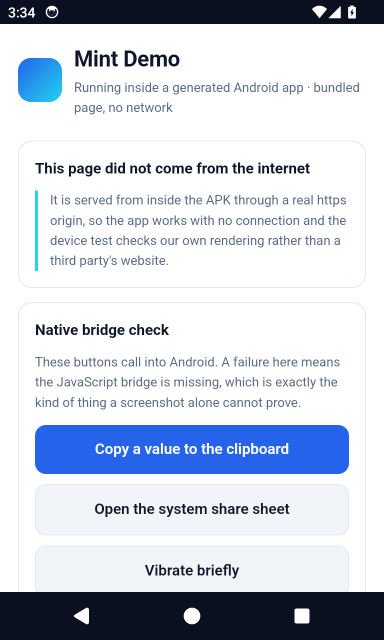
#> input picture shots/01-launch.png, 768 x 1280 px, found by its file name (shown at 1/2 size)
$ python judge.py
#> lines starting #> are read from the running program, lines starting #| are printed output that depends on the picture
#!/usr/bin/env python3
"""
App Mint — on-device smoke test VERDICT
=======================================
Reads the evidence collected by tools/e2e/run.sh and decides pass or fail.

This file is deliberately separate from the driver. If the driver decided its
own verdict, a bug in the driver would look like a passing test. Here the driver
only collects; this script judges, and it records the evidence behind every
single check so a human can re-verify the result by eye.

Usage:  judge.py <out_dir>       ->  writes <out_dir>/result.json
Exit code is always 0; the CI step reads verdict from result.json so the
verdict is explicit rather than implied by a process exit status.
"""
import json
import os
import re
import sys

out = sys.argv[1] if len(sys.argv) > 1 else "out"


def read(name, default=""):
    path = os.path.join(out, name)
    if not os.path.exists(path):
        return default
    try:
        with open(path, errors="replace") as fh:
            return fh.read()
    except Exception:
        return default


def read_bytes(name):
    path = os.path.join(out, name)
    if not os.path.exists(path):
        return 0
    return os.path.getsize(path)


logcat = read("logcat.txt")
steps = read("steps.txt")

# What kind of app is being judged. A website app and an app that draws its own
# screens do not share a single line of UI code, so the same checks cannot apply
# to both: asking a designed app for a JavaScript marker would fail it for being
# what it is. The answer comes from the generator's own build info, never from a
# guess.
build_info = {}
try:
    build_info = json.loads(read("BUILD-INFO.json", "{}")) or {}
except ValueError:
    build_info = {}
architecture = build_info.get("architecture") or ("native-screens" if "kind=native" in steps else "webview")
is_native = architecture == "native-screens"
screens_info = build_info.get("screens") or {}
screen_count = int(screens_info.get("count") or 0)
pkg = ""
m = re.search(r"package=(\S+)", steps)
if m:
    pkg = m.group(1)

checks = []


def check(key, label, ok, evidence, severity="fail"):
    checks.append({
        "key": key,
        "label": label,
        "ok": bool(ok),
        "evidence": str(evidence),
        "severity": severity,
    })


# ── 1. install ───────────────────────────────────────────────────────────────
install_rc = read("install-rc.txt", "?").strip()
check("install", "APK installed on the device", install_rc == "0", f"adb install rc={install_rc}")

# ── 2. it really launched ────────────────────────────────────────────────────
start = read("start.log")
launched = ("Status: ok" in start) or ("Activity:" in start and "Error" not in start) or ("TotalTime" in start)
check("launch", "Activity started", launched, (start.strip().splitlines() or ["(no start output)"])[-1][:200])

top_ok = False
if pkg:
    dumps = read("package-dump.txt")
    top_ok = bool(dumps)
check("installed_package", "Package is registered on the device",
      top_ok, f"dumpsys package {pkg}: {len(read('package-dump.txt'))} bytes")

# ── 3. no crash ──────────────────────────────────────────────────────────────
crash_patterns = [
    r"FATAL EXCEPTION",
    r"E AndroidRuntime:.*Process:",
    r"Fatal signal \d+",
    r"ANR in " + re.escape(pkg) if pkg else r"ANR in ",
]
found_crash = [p for p in crash_patterns if re.search(p, logcat)]
check("no_crash", "No fatal crash in logcat", not found_crash,
      "none found" if not found_crash else f"matched: {found_crash}")

# ── 4. the app survived the whole run ────────────────────────────────────────
state = read("app-state.txt", "unknown").strip()
check("alive", "App process still alive after all interactions",
      state == "alive", f"pidof -> {state} (pid {read('app-pid.txt').strip() or 'n/a'})")

# ── 5. screenshots exist and are not blank ───────────────────────────────────
EXPECTED = [
    ("01-launch", "launch"),
    ("02-loaded", "page loaded"),
    ("03-refreshed", "after pull-to-refresh"),
    ("04-after-back", "after back press"),
    ("05-landscape", "landscape rotation"),
    ("06-portrait", "back to portrait"),
]

# A designed app is driven through its screens rather than through a page, so it
# produces a screenshot of each screen instead of a refresh and a back press.
if is_native:
    EXPECTED = [e for e in EXPECTED if e[0] not in ("03-refreshed",)]
    EXPECTED = [e for e in EXPECTED if e[0] != "02-loaded"] + [("02-loaded", "first screen drawn")]
    for n in range(1, max(screen_count, 1) + 1):
        EXPECTED.append((f"tab-{n}", f"designed screen {n}"))

shot_info = {}
brightness = {}
single_colour = {}
diff_launch_loaded = None

try:
    from PIL import Image, ImageChops, ImageStat

    def load(name):
#> called with name = '01-launch'
        path = os.path.join(out, name + ".png")
        if not os.path.exists(path) or os.path.getsize(path) < 1000:
            return None
        try:
            im = Image.open(path).convert("RGB")
            im.thumbnail((270, 480))
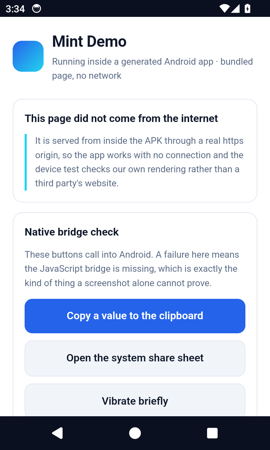
#> im: PIL image 270x450 RGB; mean R, G, B 204.2, 210.5, 222.4
            return im
        except Exception:
            return None

    for name, _label in EXPECTED:
        im = load(name)
        if im is None:
            shot_info[name] = {"present": False, "bytes": read_bytes(name + ".png")}
            continue
        pixels = list(im.getdata())
#> pixels = 121500 items
        total = len(pixels) or 1
#> total = 121500

        # ── Why these two metrics and not "distinct colours as a percentage" ──
        # The first version of this check measured distinct colours divided by
        # total pixels. A real, clearly rendered page (black text on white) then
        # scored 0.62% — the same as a blank screen — because a page is mostly
        # one background colour. That is a false failure, which is just as
        # dishonest as a false pass.
        #
        # What actually distinguishes rendered from blank:
        #   - a blank screen has a handful of distinct colours
        #   - real content has many, because of text antialiasing
        #   - real content has luminance variation; a blank screen has almost none
        distinct_count = len(set(pixels))
#> distinct_count = 3020
        lum = [0.299 * r + 0.587 * g + 0.114 * b for r, g, b in pixels]
#> lum = 121500 items
        mean = sum(lum) / total
#> mean = 210
        variance = sum((v - mean) ** 2 for v in lum) / total
#> variance = 6573.4
        stddev = variance ** 0.5
#> stddev = 81.08

        brightness[name] = round(mean / 255 * 100, 2)
        single_colour[name] = distinct_count
        shot_info[name] = {
            "present": True,
            "bytes": read_bytes(name + ".png"),
            "mean_luminance_pct": round(mean / 255 * 100, 2),
            "luminance_stddev": round(stddev, 2),
            "distinct_colours": distinct_count,
            "_im": im,
        }
#> pass 3 of the loop `for name, _label in EXPECTED:`:
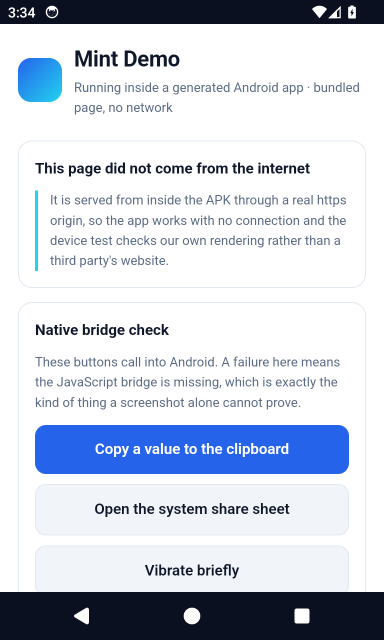
#> input picture shots/03-refreshed.png, 768 x 1280 px, found by its file name (shown at 1/2 size)
#> in load (call 3), `im.thumbnail((270, 480))`:
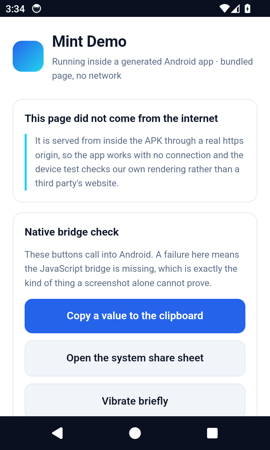
#> im: PIL image 270x450 RGB; mean R, G, B 204.2, 210.5, 222.4
#> distinct_count = 3032
#> variance = 6574.6
#> the loop made 6 passes; the first 3 are shown

    def diff(a, b):
        A = shot_info.get(a, {}).get("_im")
        B = shot_info.get(b, {}).get("_im")
        if A is None or B is None or A.size != B.size:
            return None
        return round(sum(ImageStat.Stat(ImageChops.difference(A, B)).mean) / 3, 2)

    diff_launch_loaded = diff("01-launch", "02-loaded")
#> diff_launch_loaded = 0
except Exception as exc:  # noqa: BLE001
    shot_info["_pil_error"] = str(exc)

for name, label in EXPECTED:
    info = shot_info.get(name, {"present": False})
    check(f"shot_{name}", f"Screenshot captured: {label}",
          info.get("present") and info.get("bytes", 0) > 5000,
          f"{info.get('bytes', 0)} bytes")
#> this loop made 6 passes
#> info on passes 5 to 6: {'present': False, 'bytes': 0}, {'present': False, 'bytes': 0}

# A real rendered page has many distinct colours. A solid colour means the
# WebView never painted, which is exactly the failure a byte-count check misses.
loaded = shot_info.get("02-loaded", {})
#> loaded = 6 items
if loaded.get("present"):
    colours = loaded.get("distinct_colours", 0)
#> colours = 3020
    stddev = loaded.get("luminance_stddev", 0.0)
    rendered = colours >= 24 and stddev >= 4.0
#> rendered = True
    check("content_rendered",
          "Loaded screen shows real rendered content (not a blank view)",
          rendered,
          f"{colours} distinct colours, luminance spread {stddev} "
          f"(a blank screen has a handful of colours and almost no spread)")
else:
    check("content_rendered", "Loaded screen shows real rendered content", False,
          "no loaded screenshot to inspect")

# ── proof that the app is genuinely running its own interface ───────────────
if is_native:
    # A designed app has no WebView, so there is no page script and no marker to
    # look for. Saying that plainly is the honest thing: a check that cannot
    # apply is reported as not applicable, never quietly dropped.
    check("no_webview_needed",
          "This app draws its own screens, so no page script is expected",
          True,
          f"architecture={architecture}: the interface comes from {screen_count} designed "
          f"screen(s) compiled into the app, not from a web page")

    # Instead, the first screenshot must already show a drawn screen. A designed
    # app has nothing to fetch, so a blank first frame means the renderer never
    # ran — which is the failure this check exists to catch.
    first = shot_info.get("01-launch", {})
    colours = first.get("distinct_colours", 0)
    stddev = first.get("luminance_stddev", 0.0)
    check("native_first_frame",
          "The app drew its first screen immediately",
          colours >= 24 and stddev >= 4.0,
          f"{colours} distinct colours, luminance spread {stddev} in the launch frame "
          f"(a designed app has nothing to download, so this is already the finished screen)")

    # Every designed screen must be reachable, and each must look like itself.
    #
    # Two different things are being proven here, and they need two different
    # comparisons. Tapping the first tab SHOULD show the screen the app opened
    # on — that is what makes it the first tab — so comparing it with the launch
    # frame proves the tab bar leads where it says. Every tab after that must
    # look different from the one before it, which is what proves the renderer
    # draws each screen from the design rather than repeating the last one.
    stepped = []
    for n in range(2, max(screen_count, 1) + 1):
        stepped.append((n, diff(f"tab-{n - 1}", f"tab-{n}")))

    unreadable = [n for n, d in stepped if d is None]
    repeats = [(n, d) for n, d in stepped if d is not None and d <= 0.5]
    check("screens_reachable",
          "Each designed screen can be reached and draws its own content",
          not unreadable and not repeats,
          (f"no screenshot to compare for screen(s) {unreadable}" if unreadable else
           f"screen(s) {[n for n, _ in repeats]} look identical to the previous one ({repeats})"
           if repeats else
           "every screen differs from the one before it: " +
           ", ".join(f"screen {n} changed by {d}" for n, d in stepped)))

    back_home = diff("01-launch", "tab-1")
    check("first_tab_is_home",
          "The first tab leads back to the screen the app opens on",
          back_home is not None and back_home <= 2.0,
          (f"difference {back_home} between the launch screen and the first tab"
           if back_home is not None else "no screenshots to compare"))

    # Back from a tab must return to the first tab rather than closing the app,
    # which is the convention for a tab bar and stops a single tap followed by
    # back looking like a crash.
    after_back = diff("01-launch", "04-after-back")
    check("back_returns_home",
          "Pressing back from another tab returns to the first screen",
          after_back is not None and after_back <= 2.0,
          (f"difference {after_back} between the launch screen and the screen after back"
           if after_back is not None else "no screenshot after the back press"))

else:
    # Proof that the page's script executed, not merely that pixels changed.
    ready_hits = re.findall(r"APPMINT_READY[^\r\n]*", logcat)
    check("js_executed",
          "JavaScript ran inside the WebView",
          len(ready_hits) > 0,
          (ready_hits[0][:120] if ready_hits else
           "no APPMINT_READY marker in logcat — the page may have loaded but its script did not run"))

    bridge_hits = re.findall(r"APPMINT_BRIDGE \S+", logcat)
    if bridge_hits:
        check("bridge_state", "JavaScript bridge state reported",
              True, bridge_hits[0])

if is_native:
    # A designed app paints before the first screenshot is taken, so comparing
    # "launch" with "loaded" compares a screen with itself. The check above —
    # that the first frame already shows the finished screen — is the check that
    # matters here.
    pass
elif diff_launch_loaded is not None:
    # This check exists to catch a WebView that never painted: the app launches,
    # the page is still fetching, and the screen stays on the splash.
    #
    # For a bundled page there is nothing to wait for, so it paints before the
    # very first screenshot and the two images are legitimately identical. With
    # that in mind, an unchanged screen is only interesting when the page was not
    # already independently proven to have rendered and run its script.
    content_proven = any(c["key"] == "content_rendered" and c["ok"] for c in checks)
#> content_proven = True
    js_proven = any(c["key"] == "js_executed" and c["ok"] for c in checks)
#> js_proven = False

    if content_proven and js_proven:
        check("render_changed",
              "Screen state between launch and load is consistent",
              True,
              f"mean pixel difference {diff_launch_loaded} — the page rendered and its "
              f"script ran, so an unchanged screen means it painted immediately, not that it stalled")
    else:
        check("render_changed",
              "Screen changed between launch and load (proves the page actually painted)",
              diff_launch_loaded > 0.5,
              f"mean pixel difference {diff_launch_loaded}")

# ── 6. rotation actually happened ────────────────────────────────────────────
ls_shot = shot_info.get("05-landscape", {})
#> ls_shot = {'present': False, 'bytes': 0}
pt_shot = shot_info.get("06-portrait", {})
#> pt_shot = {'present': False, 'bytes': 0}
if ls_shot.get("present") and pt_shot.get("present"):
    check("rotation", "App survived a rotation cycle",
          True, "landscape and portrait screenshots both captured")

# ── 7. screen recording ──────────────────────────────────────────────────────
video_bytes = read_bytes("e2e.mp4")
check("video", "Screen recording captured", video_bytes > 10000, f"{video_bytes} bytes",
      severity="warn")

# ── summary ──────────────────────────────────────────────────────────────────
for v in shot_info.values():
    if isinstance(v, dict):
        v.pop("_im", None)
#> this loop made 6 passes

failed = [c for c in checks if not c["ok"] and c["severity"] == "fail"]
#> failed = 8 items
warned = [c for c in checks if not c["ok"] and c["severity"] == "warn"]
#> warned = 1 item
passed = [c for c in checks if c["ok"]]
#> passed = 6 items

verdict = "PASS" if not failed else "FAIL"
#> verdict = 'FAIL'

result = {
    "verdict": verdict,
    "passed": len(passed),
    "total": len(checks),
    "warnings": len(warned),
    "checks": checks,
    "screenshots": shot_info,
    "brightness": brightness,
    "single_colour_pct": single_colour,
    "diff_launch_to_loaded": diff_launch_loaded,
    "video_bytes": video_bytes,
    "package": pkg,
}

with open(os.path.join(out, "result.json"), "w") as fh:
    json.dump(result, fh, indent=2)

print(f"VERDICT {verdict}  {len(passed)}/{len(checks)} checks passed, {len(warned)} warning(s)")
#| VERDICT FAIL  6/15 checks passed, 1 warning(s)
for c in checks:
    mark = "PASS" if c["ok"] else ("WARN" if c["severity"] == "warn" else "FAIL")
    print(f"  [{mark}] {c['label']}: {c['evidence']}")
#> this loop made 15 passes
#> mark on passes 1 to 12: 'FAIL', 'FAIL', 'FAIL', 'PASS', 'FAIL', 'PASS', 'PASS', 'PASS', 'PASS', 'FAIL', 'FAIL', 'PASS'
#|   [FAIL] APK installed on the device: adb install rc=?
#|   [FAIL] Activity started: (no start output)
#|   [FAIL] Package is registered on the device: dumpsys package : 0 bytes
#|   [PASS] No fatal crash in logcat: none found
#|   [FAIL] App process still alive after all interactions: pidof -> unknown (pid n/a)
#|   [PASS] Screenshot captured: launch: 134234 bytes
#|   [PASS] Screenshot captured: page loaded: 134234 bytes
#|   [PASS] Screenshot captured: after pull-to-refresh: 134269 bytes
#> (further printed lines are left out)

sys.exit(0)
#> (the program exits here)
